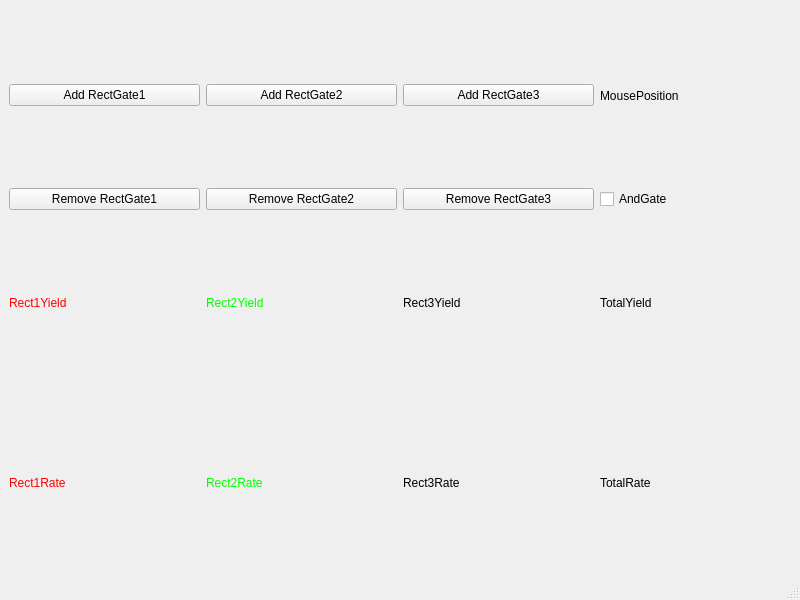
<?xml version="1.0" encoding="UTF-8"?>
<ui version="4.0">
 <class>eAR</class>
 <widget class="QMainWindow" name="eAR">
  <property name="geometry">
   <rect>
    <x>0</x>
    <y>0</y>
    <width>800</width>
    <height>600</height>
   </rect>
  </property>
  <property name="windowTitle">
   <string>eAR</string>
  </property>
  <widget class="QWidget" name="centralwidget">
   <layout class="QGridLayout" name="gridLayout">
    <item row="0" column="0">
     <layout class="QVBoxLayout" name="verticalLayout">
      <item>
       <layout class="QVBoxLayout" name="verticalLayout_2">
        <item>
         <layout class="QHBoxLayout" name="horizontalLayout">
          <item>
           <widget class="QPushButton" name="ARG1">
            <property name="text">
             <string>Add RectGate1</string>
            </property>
           </widget>
          </item>
          <item>
           <widget class="QPushButton" name="ARG2">
            <property name="text">
             <string>Add RectGate2</string>
            </property>
           </widget>
          </item>
          <item>
           <widget class="QPushButton" name="ARG3">
            <property name="text">
             <string>Add RectGate3</string>
            </property>
           </widget>
          </item>
          <item>
           <widget class="QLabel" name="MousePosition">
            <property name="text">
             <string>MousePosition</string>
            </property>
           </widget>
          </item>
         </layout>
        </item>
        <item>
         <layout class="QHBoxLayout" name="horizontalLayout_4">
          <item>
           <widget class="QPushButton" name="RRG1">
            <property name="text">
             <string>Remove RectGate1</string>
            </property>
           </widget>
          </item>
          <item>
           <widget class="QPushButton" name="RRG2">
            <property name="text">
             <string>Remove RectGate2</string>
            </property>
           </widget>
          </item>
          <item>
           <widget class="QPushButton" name="RRG3">
            <property name="text">
             <string>Remove RectGate3</string>
            </property>
           </widget>
          </item>
          <item>
           <widget class="QCheckBox" name="AndGate">
            <property name="text">
             <string>AndGate</string>
            </property>
           </widget>
          </item>
         </layout>
        </item>
        <item>
         <layout class="QHBoxLayout" name="horizontalLayout_2">
          <item>
           <widget class="QLabel" name="Rect1Yield">
            <property name="styleSheet">
             <string notr="true">color: rgb(255, 0, 0);</string>
            </property>
            <property name="text">
             <string>Rect1Yield</string>
            </property>
           </widget>
          </item>
          <item>
           <widget class="QLabel" name="Rect2Yield">
            <property name="styleSheet">
             <string notr="true">color: rgb(0, 255, 0);</string>
            </property>
            <property name="text">
             <string>Rect2Yield</string>
            </property>
           </widget>
          </item>
          <item>
           <widget class="QLabel" name="Rect3Yield">
            <property name="styleSheet">
             <string notr="true">color: rgb(0, 0, 0);</string>
            </property>
            <property name="text">
             <string>Rect3Yield</string>
            </property>
           </widget>
          </item>
          <item>
           <widget class="QLabel" name="TotalYield">
            <property name="text">
             <string>TotalYield</string>
            </property>
           </widget>
          </item>
         </layout>
        </item>
        <item>
         <layout class="QHBoxLayout" name="horizontalLayout_3">
          <item>
           <widget class="QLabel" name="Rect1Rate">
            <property name="styleSheet">
             <string notr="true">color: rgb(255, 0, 0);</string>
            </property>
            <property name="text">
             <string>Rect1Rate</string>
            </property>
           </widget>
          </item>
          <item>
           <widget class="QLabel" name="Rect2Rate">
            <property name="styleSheet">
             <string notr="true">color: rgb(0, 255, 0);</string>
            </property>
            <property name="text">
             <string>Rect2Rate</string>
            </property>
           </widget>
          </item>
          <item>
           <widget class="QLabel" name="Rect3Rate">
            <property name="styleSheet">
             <string notr="true">color: rgb(0, 0, 0);</string>
            </property>
            <property name="text">
             <string>Rect3Rate</string>
            </property>
           </widget>
          </item>
          <item>
           <widget class="QLabel" name="TotalRate">
            <property name="text">
             <string>TotalRate</string>
            </property>
           </widget>
          </item>
         </layout>
        </item>
       </layout>
      </item>
     </layout>
    </item>
   </layout>
  </widget>
  <widget class="QMenuBar" name="menubar">
   <property name="geometry">
    <rect>
     <x>0</x>
     <y>0</y>
     <width>800</width>
     <height>19</height>
    </rect>
   </property>
  </widget>
  <widget class="QStatusBar" name="statusbar"/>
 </widget>
 <resources/>
 <connections/>
</ui>
